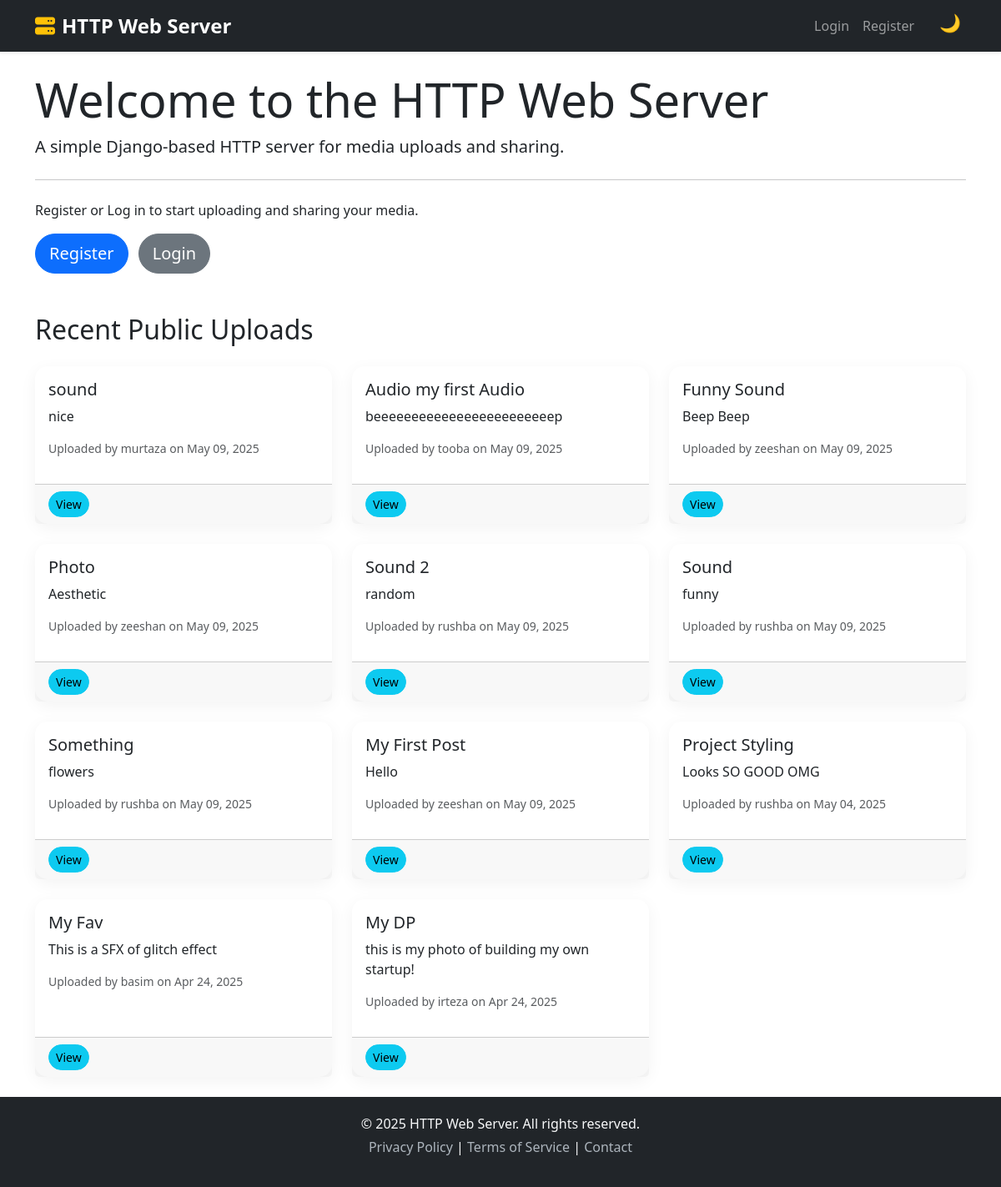
The page / on the database its author committed.
### media_uploads/models.py (models this page shows, shortened)
class MediaFile(models.Model):
    MEDIA_TYPES = (
        ('image', 'Image'),
        ('video', 'Video'),
        ('audio', 'Audio'),
    )
    user = models.ForeignKey(User, on_delete=models.CASCADE, related_name='media_files')
    title = models.CharField(max_length=100)
    caption = models.TextField(blank=True)
    file = models.FileField(upload_to='uploads/')
    media_type = models.CharField(max_length=5, choices=MEDIA_TYPES)
    is_public = models.BooleanField(default=True)
    uploaded_at = models.DateTimeField(auto_now_add=True)
    class Meta:
        ordering = ['-uploaded_at']

### media_uploads/views.py (the view)
# urls.py: 2. Add a URL to urlpatterns:  path('', views.home, name='home')
def home(request):
    public_media = MediaFile.objects.filter(is_public=True)[:12]  # Limit to 12 items
    return render(request, 'media_uploads/home.html', {'media_files': public_media})

### templates/media_uploads/home.html (shortened to what this page needs)
{% extends 'base/base.html' %}
{% block content %}
<div class="jumbotron">
    <h1 class="display-4">Welcome to the HTTP Web Server</h1>
    <p class="lead">A simple Django-based HTTP server for media uploads and sharing.</p>
    <hr class="my-4">
    <p>Register or Log in to start uploading and sharing your media.</p>
    <div class="mt-3">
        {% if user.is_authenticated %}
            <a class="btn btn-primary btn-lg" href="{% url 'media_uploads:dashboard' %}" role="button">Go to Dashboard</a>
        {% else %}
            <a class="btn btn-primary btn-lg me-2" href="{% url 'users:register' %}" role="button">Register</a>
            <a class="btn btn-secondary btn-lg" href="{% url 'users:login' %}" role="button">Login</a>
        {% endif %}
    </div>
</div>
{% if media_files %}
    <h2 class="mt-5 mb-4">Recent Public Uploads</h2>
    <div class="row">
        {% for media in media_files %}
            <div class="col-md-4 mb-4">
                <div class="card h-100">
                    <div class="card-body">
                        <h5 class="card-title">{{ media.title }}</h5>
                        <p class="card-text">{{ media.caption|truncatechars:100 }}</p>
                        <p class="small text-muted">
                            Uploaded by {{ media.user.username }} on {{ media.uploaded_at|date:"M d, Y" }}
                        </p>
                    </div>
                    <div class="card-footer">
                        <a href="{% url 'media_uploads:media_detail' media.pk %}" class="btn btn-sm btn-info">View</a>
                    </div>
                </div>
            </div>
        {% endfor %}
    </div>
{% endif %}
{% endblock %}

### templates/base/base.html (shortened to what this page needs)
<!DOCTYPE html>
<html lang="en" data-bs-theme="light">
<head>
  <link href="https://cdn.jsdelivr.net/npm/bootstrap@5.3.0/dist/css/bootstrap.min.css" rel="stylesheet">
  <link rel="stylesheet" href="https://cdnjs.cloudflare.com/ajax/libs/font-awesome/6.5.0/css/all.min.css">
  <link href="https://cdn.jsdelivr.net/npm/aos@2.3.4/dist/aos.css" rel="stylesheet"/>
</head>
<body>
  <nav class="navbar navbar-expand-lg navbar-dark bg-dark shadow-sm mb-4">
    <div class="container">
      <a class="navbar-brand" href="/">
        <i class="fas fa-server"></i>HTTP Web Server
      </a>
      <div class="collapse navbar-collapse" id="navbarNav">
        <ul class="navbar-nav ms-auto">
          {% if user.is_authenticated %}
            <li class="nav-item"><a class="nav-link" href="{% url 'media_uploads:dashboard' %}">Dashboard</a></li>
            <li class="nav-item"><a class="nav-link" href="{% url 'users:profile' %}">Profile</a></li>
            <li class="nav-item"><a class="nav-link" href="{% url 'users:logout' %}">Logout</a></li>
          {% else %}
            <li class="nav-item"><a class="nav-link" href="{% url 'users:login' %}">Login</a></li>
            <li class="nav-item"><a class="nav-link" href="{% url 'users:register' %}">Register</a></li>
          {% endif %}
          <li class="nav-item ms-3">
            <button class="theme-toggle text-light" onclick="toggleTheme()" id="themeButton" title="Toggle Dark Mode">🌙</button>
          </li>
        </ul>
      </div>
    </div>
  </nav>
  <div class="container content-wrapper">
    <div data-aos="fade-up" data-aos-duration="800">
      {% block content %}{% endblock %}
    </div>
  </div>
  <footer class="footer mt-auto">
    <div class="container">
      <p class="mb-1">© 2025 HTTP Web Server. All rights reserved.</p>
      <p>
        <a href="#">Privacy Policy</a> |
        <a href="#">Terms of Service</a> |
        <a href="mailto:support@example.com">Contact</a>
      </p>
    </div>
  </footer>
</body>
</html>

### templates/base/base.html (style rules this page uses)
html, body { height: 100%; margin: 0; font-family: 'Segoe UI', sans-serif; transition: background-color 0.3s, color 0.3s; }
body { display: flex; flex-direction: column; background-color: var(--bs-body-bg); color: var(--bs-body-color); }
.content-wrapper { flex: 1; }
.navbar-brand { font-weight: bold; font-size: 1.5rem; display: flex; align-items: center; }
.navbar-brand i { margin-right: 8px; color: #ffc107; }
.theme-toggle { background: transparent; border: none; font-size: 1.3rem; cursor: pointer; }
.card { border: none; border-radius: 15px; transition: transform 0.3s ease, background-color 0.3s; box-shadow: 0 5px 20px rgba(0, 0, 0, 0.05); background-color: var(--bs-card-bg); color: var(--bs-body-color); }
.btn { border-radius: 25px; font-weight: 500; transition: all 0.3s; }
.footer { background-color: var(--bs-dark); color: var(--bs-light); padding: 20px 0; text-align: center; }
.footer a { color: #adb5bd; text-decoration: none; }
* { transition: background-color 0.3s ease, color 0.3s ease; }

### rows shown on the page
MediaFile: title "sound", caption "nice", user.username "murtaza", uploaded_at "May 09, 2025"
MediaFile: title "Audio my first Audio", caption "beeeeeeeeeeeeeeeeeeeeeeeep", user.username "tooba", uploaded_at "May 09, 2025"
MediaFile: title "Funny Sound", caption "Beep Beep", user.username "zeeshan", uploaded_at "May 09, 2025"
MediaFile: title "Photo", caption "Aesthetic", user.username "zeeshan", uploaded_at "May 09, 2025"
MediaFile: title "Sound 2", caption "random", user.username "rushba", uploaded_at "May 09, 2025"
MediaFile: title "Sound", caption "funny", user.username "rushba", uploaded_at "May 09, 2025"
MediaFile: title "Something", caption "flowers", user.username "rushba", uploaded_at "May 09, 2025"
MediaFile: title "My First Post", caption "Hello", user.username "zeeshan", uploaded_at "May 09, 2025"
MediaFile: title "Project Styling", caption "Looks SO GOOD OMG", user.username "rushba", uploaded_at "May 04, 2025"
MediaFile: title "My Fav", caption "This is a SFX of glitch effect", user.username "basim", uploaded_at "Apr 24, 2025"
MediaFile: title "My DP", caption "this is my photo of building my own startup!", user.username "irteza", uploaded_at "Apr 24, 2025"
